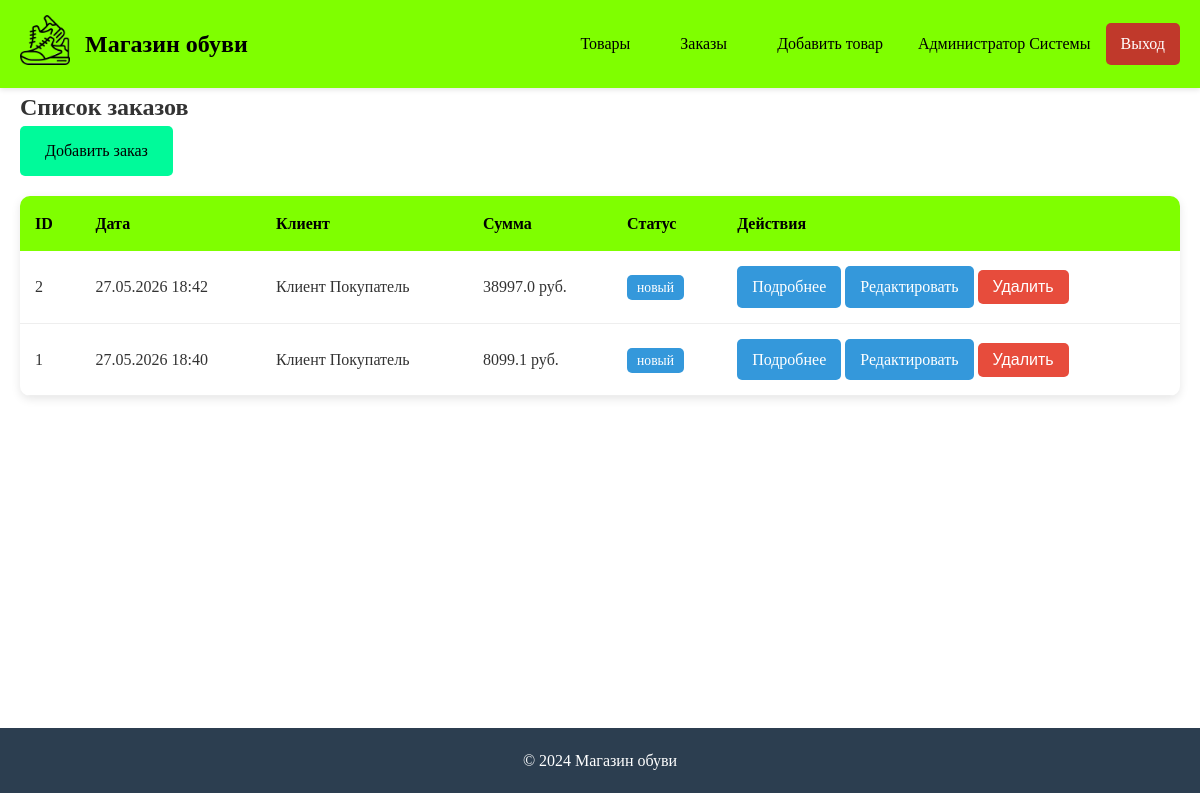
Screenshot of /orders/ (signed in) with the database file from the repository.
### app/models.py (models this page shows, shortened)
class User(UserMixin, db.Model):
    __tablename__ = 'users'
    id = db.Column(db.Integer, primary_key=True)
    login = db.Column(db.String(50), unique=True, nullable=False)
    password_hash = db.Column(db.String(200), nullable=False)
    role = db.Column(db.String(20), nullable=False)
    fio = db.Column(db.String(100), nullable=False)
    def has_permission(self, action):
        permissions = {
            'guest': ['view_products'],
            'client': ['view_products', 'place_order', 'view_own_orders'],
            'manager': ['view_products', 'search_products', 'filter_products',
                       'sort_products', 'view_orders'],
            'admin': ['view_products', 'search_products', 'filter_products',
                     'sort_products', 'add_product', 'edit_product', 'delete_product',
                     'view_orders', 'add_order', 'edit_order', 'delete_order']
        }
        return action in permissions.get(self.role, [])

class Order(db.Model):
    __tablename__ = 'orders'
    id = db.Column(db.Integer, primary_key=True)
    user_id = db.Column(db.Integer, db.ForeignKey('users.id'), nullable=False)
    total_price = db.Column(db.Float, default=0)
    status = db.Column(db.String(20), default='новый')
    created_at = db.Column(db.DateTime, default=datetime.utcnow)
    user = db.relationship('User', backref='orders')
    items = db.relationship('OrderItem', backref='order', lazy=True, cascade='all, delete-orphan')

### app/routes/orders.py (the view)
@orders_bp.route('/')
@login_required
def order_list():
    if current_user.role == 'guest':
        flash('Для просмотра заказов необходимо авторизоваться', 'warning')
        return redirect(url_for('auth.login'))
    if current_user.has_permission('view_orders'):
        orders = Order.query.order_by(Order.created_at.desc()).all()
    elif current_user.has_permission('view_own_orders'):
        orders = Order.query.filter_by(user_id=current_user.id).order_by(Order.created_at.desc()).all()
    else:
        flash('У вас нет прав для просмотра заказов', 'error')
        return redirect(url_for('products.product_list'))
    return render_template('orders.html', orders=orders)

### app/models.py (called while the page is built)
@login_manager.user_loader
def load_user(user_id):
    return User.query.get(int(user_id))

### app/templates/orders.html (shortened to what this page needs)
{% extends "base.html" %}
{% block content %}
<div class="orders-page">
    <h2>Список заказов</h2>
    {% if current_user.has_permission('add_order') %}
    <div class="actions-bar">
        <a href="{{ url_for('orders.add_order') }}" class="btn btn-primary">Добавить заказ</a>
    </div>
    {% endif %}
    <table class="orders-table">
        <thead>
            <tr>
                <th>ID</th>
                <th>Дата</th>
                <th>Клиент</th>
                <th>Сумма</th>
                <th>Статус</th>
                <th>Действия</th>
            </tr>
        </thead>
        <tbody>
            {% for order in orders %}
            <tr>
                <td>{{ order.id }}</td>
                <td>{{ order.created_at.strftime('%d.%m.%Y %H:%M') if order.created_at else '' }}</td>
                <td>{{ order.user.fio }}</td>
                <td>{{ order.total_price }} руб.</td>
                <td>
                    <span class="status status-{{ order.status }}">
                        {{ order.status }}
                    </span>
                </td>
                <td>
                    <a href="{{ url_for('orders.order_detail', order_id=order.id) }}"
                       class="btn btn-view">Подробнее</a>
                    {% if current_user.has_permission('edit_order') %}
                    <a href="{{ url_for('orders.edit_order', order_id=order.id) }}"
                       class="btn btn-edit">Редактировать</a>
                    {% endif %}
                    {% if current_user.has_permission('delete_order') %}
                    <form method="POST" action="{{ url_for('orders.delete_order', order_id=order.id) }}"
                          class="delete-form" onsubmit="return confirm('Удалить этот заказ?')">
                        <button type="submit" class="btn btn-delete">Удалить</button>
                    </form>
                    {% endif %}
                </td>
            </tr>
            {% else %}
            <tr>
                <td colspan="6" class="no-orders">Заказы не найдены</td>
            </tr>
            {% endfor %}
        </tbody>
    </table>
</div>
{% endblock %}

### app/templates/base.html (shortened to what this page needs)
<!DOCTYPE html>
<html lang="ru">
<head>
    <link rel="stylesheet" href="{{ url_for('static', filename='css/style.css') }}">
</head>
<body>
    <header>
        <div class="container">
            <div class="logo">
                <a href="{{ url_for('products.product_list') }}">
                    <img src="{{ url_for('static', filename='images/logo.png') }}" alt="Логотип">
                </a>
                <h1>Магазин обуви</h1>
            </div>
            <nav>
                <ul>
                    <li><a href="{{ url_for('products.product_list') }}">Товары</a></li>
                    {% if current_user.is_authenticated %}
                        {% if current_user.has_permission('view_orders') %}
                        <li><a href="{{ url_for('orders.order_list') }}">Заказы</a></li>
                        {% endif %}
                        {% if current_user.has_permission('add_product') %}
                        <li><a href="{{ url_for('products.add_product') }}">Добавить товар</a></li>
                        {% endif %}
                        <li class="user-info">
                            <span>{{ current_user.fio }}</span>
                            <a href="{{ url_for('auth.logout') }}" class="btn-logout">Выход</a>
                        </li>
                    {% else %}
                        <li><a href="{{ url_for('auth.login') }}">Вход</a></li>
                    {% endif %}
                </ul>
            </nav>
        </div>
    </header>
    <main class="container">
        {% block content %}{% endblock %}
    </main>
    <footer>
        <div class="container">
            <p>&copy; 2024 Магазин обуви</p>
        </div>
    </footer>
</body>
</html>

### app/static/css/style.css (style rules this page uses)
* { margin: 0; padding: 0; box-sizing: border-box; }
body { font-family: 'Times New Roman', Times, serif; background-color: #FFFFFF; color: #333; line-height: 1.6; }
.container { max-width: 1200px; margin: 0 auto; padding: 0 20px; }
header { background-color: #7FFF00; color: #000; padding: 15px 0; box-shadow: 0 2px 5px rgba(0,0,0,0.1); }
header .container { display: flex; justify-content: space-between; align-items: center; }
.logo { display: flex; align-items: center; gap: 15px; }
.logo img { height: 50px; width: auto; }
.logo h1 { font-size: 1.5rem; }
nav ul { display: flex; list-style: none; gap: 20px; align-items: center; }
nav a { color: #000; text-decoration: none; padding: 8px 15px; border-radius: 5px; transition: background-color 0.3s; }
.user-info { display: flex; align-items: center; gap: 15px; }
.btn-logout { background-color: #c0392b; color: #fff; padding: 8px 15px; }
main { padding: 30px 0; min-height: calc(100vh - 200px); }
.btn { padding: 12px 25px; border: none; border-radius: 5px; cursor: pointer; font-size: 1rem; text-decoration: none; display: inline-block; }
.btn-primary { background-color: #00FA9A; color: #000; width: 100%; }
.btn-edit { background-color: #3498db; color: white; padding: 8px 15px; }
.btn-delete { background-color: #e74c3c; color: white; padding: 8px 15px; }
.btn-view { background-color: #3498db; color: white; padding: 8px 15px; }
.delete-form { display: inline; }
.orders-table, .order-items-table { width: 100%; background: white; border-collapse: collapse; border-radius: 10px; overflow: hidden; box-shadow: 0 3px 10px rgba(0,0,0,0.1); }
.orders-table th, .order-items-table th { background-color: #7FFF00; color: #000; padding: 15px; text-align: left; }
.orders-table td, .order-items-table td { padding: 15px; border-bottom: 1px solid #eee; }
.status { padding: 5px 10px; border-radius: 5px; font-size: 0.85rem; }
.status-новый { background-color: #3498db; color: white; }
.actions-bar { margin-bottom: 20px; }
.actions-bar .btn { width: auto; }
footer { background-color: #2c3e50; color: white; text-align: center; padding: 20px 0; margin-top: 40px; }

### rows the page displays
User: fio "Администратор Системы"
Order: id "2", created_at "27.05.2026 18:42", user.fio "Клиент Покупатель", total_price "38997.0", status "новый"
Order: id "1", created_at "27.05.2026 18:40", user.fio "Клиент Покупатель", total_price "8099.1", status "новый"
